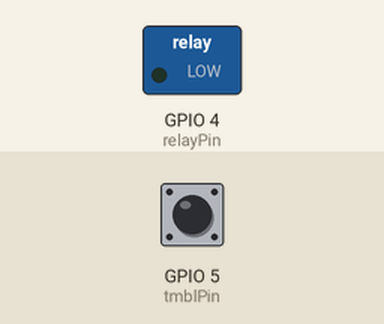
Bench run of a program on a simulated ESP8266 (NodeMCU). Shown: switched loads named in the program (green lamp = pin HIGH). The test bench sets the inputs (shaded band); at power-on: GPIO 5 (tmblPin) HIGH. WiFi joins after 1.5 s; servers stay silent unless stated; what the program prints to the serial monitor is not drawn.

Above: at 3.2 s.
3.3 s: GPIO 5 (tmblPin) pulled LOW for 0.15 s
At 4.3 s:
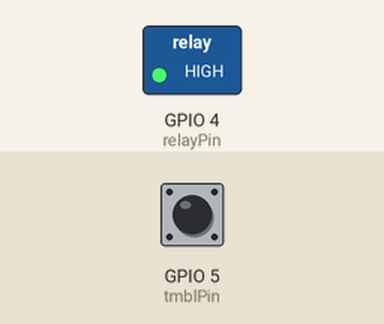
4.9 s: GPIO 5 (tmblPin) pulled LOW for 1 s
At 6.7 s:
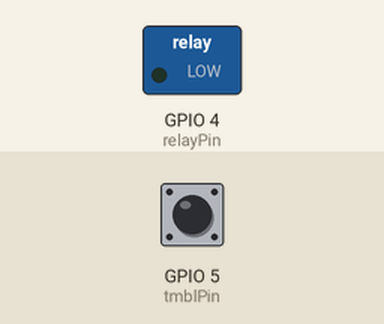
7.4 s: GPIO 5 (tmblPin) pulled LOW for 3.2 s
At 11.6 s:
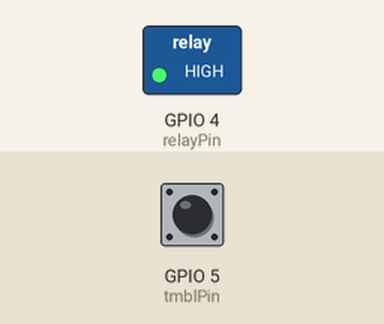
Timing chart, 0 to 13.1 s (numbered marks = the images above; inputs shaded):
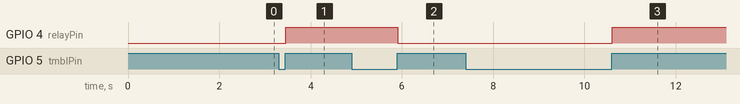

Measured:
- after the input at 3.3 s, GPIO 4 (relayPin): LOW → HIGH after 0.16 s
- after the input at 4.9 s, GPIO 4 (relayPin): HIGH → LOW after 1.0 s
- after the input at 7.4 s, GPIO 4 (relayPin): LOW → HIGH after 3.2 s

The program:

main.cpp
```cpp
/*
   ===========================================
              dibuat oleh Arif
             github.com/AsyaSyarif
   ===========================================
 */

#include <Arduino.h>
#include <ESP8266WiFi.h>

/*
WemoSwitch library dari https://github.com/witnessmenow/esp8266-alexa-wemo-emulator
 */
#include "WemoSwitch.h"
#include "WemoManager.h"
#include "CallbackFunction.h"

#define NAMA_PERANGKAT "Table Lamp" //ganti nama perangkat dengan nama yang anda ingingkan
#define WIFI_SSID       "" //isi dengan nama WIFI
#define WIFI_PASSWORD   "" //isi dengan password WIFI
#define SERIAL_BAUDRATE 115200

//jika kamu pakai module seperti wemos / nodemcu gunakan D4,D5
//atau jika menggunakan Generic ESP8266 cukup gunakan 4,5
#define relayPin 4 // Relay Pin pada GPIO 4
#define tmblPin  5 // Tombol Pin pada GPIO 5

int bacaBtn, relayState;
int lastTmblState = 1 ;
int wifiRetry = 0;

// Panggil object WemoManager
WemoManager myModule;
WemoSwitch *perangkat = NULL;

void nyala();
void padam();

void connectWifi(){
  WiFi.mode(WIFI_STA);
  Serial.printf("[WIFI] Menghubungkan Ke %s ", WIFI_SSID);
  WiFi.begin(WIFI_SSID, WIFI_PASSWORD);

  while (WiFi.status() != WL_CONNECTED){
    wifiRetry++;
    delay(1000);
    Serial.print(".");

    if(wifiRetry >= 10){
      ESP.restart();
    }
  }
  Serial.println(" ");
  Serial.printf("[WIFI] Terhubung ke SSID: %s, IP address: %s\n", WiFi.SSID().c_str(), WiFi.localIP().toString().c_str());

}

void setup() {
  Serial.begin(SERIAL_BAUDRATE);
  connectWifi();
  myModule.begin();
  perangkat = new WemoSwitch(NAMA_PERANGKAT, 80, nyala, padam);
  myModule.addDevice(*perangkat);
  pinMode(relayPin, OUTPUT);
  pinMode(tmblPin, INPUT_PULLUP);
}

void nyala(){
  relayState = HIGH;
}

void padam(){
  relayState = LOW;
}

void loop() {

 myModule.serverLoop();

 //toggle tombol on/off
 bacaBtn = digitalRead(tmblPin);
 if(bacaBtn != lastTmblState){
   if(bacaBtn == 1){
     if(relayState == 1)relayState = 0;
     else relayState = 1;
   }
   lastTmblState = bacaBtn;
 }

 digitalWrite(relayPin, relayState);
 delay(10);

//fungsi untuk "reconnect" ke wifi , jika terjadi "disconnect."
 if(WiFi.status() != WL_CONNECTED){
   Serial.printf("[WIFI] Terputus dari: %s\n", WiFi.SSID().c_str());
   connectWifi();
   delay(10);
 }

}
```
